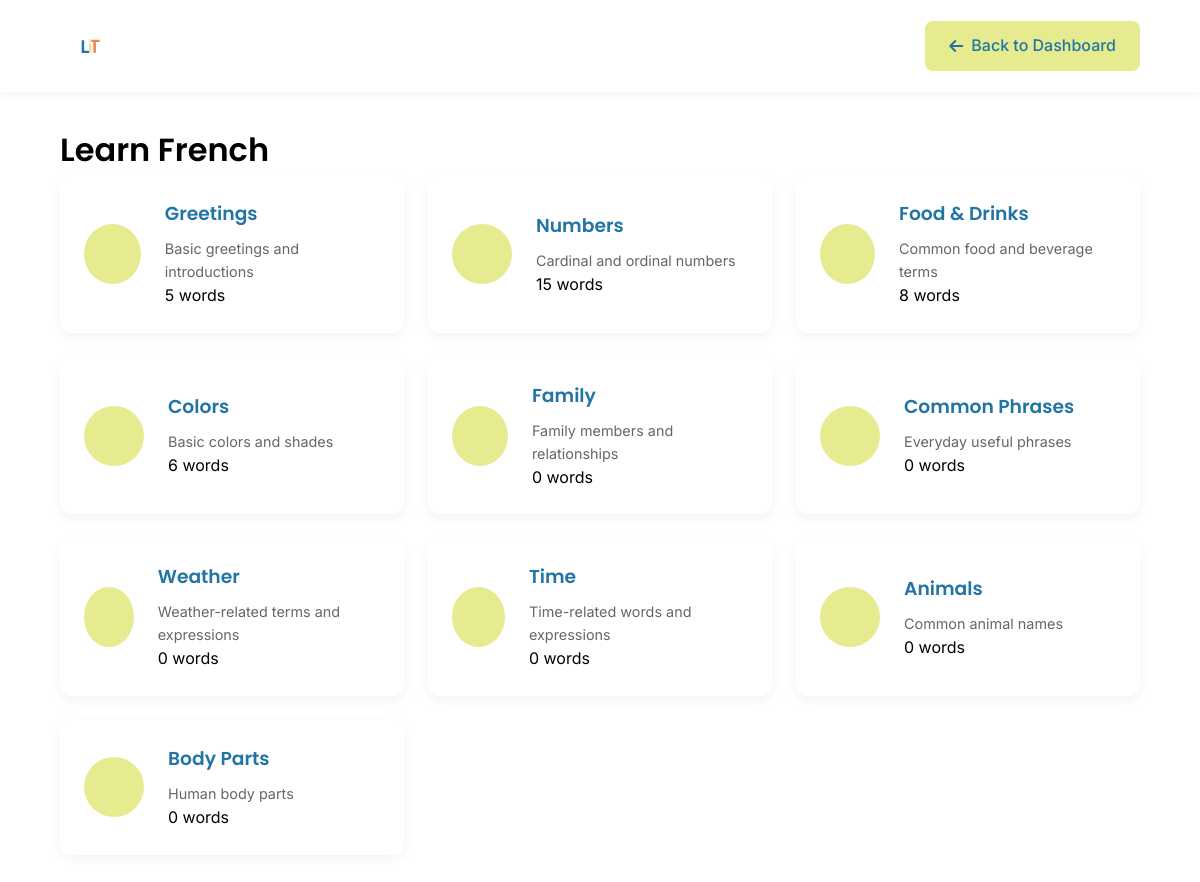
/view/course_page.php?languageId=1 (signed in), run on an earlier commit of the app's database.
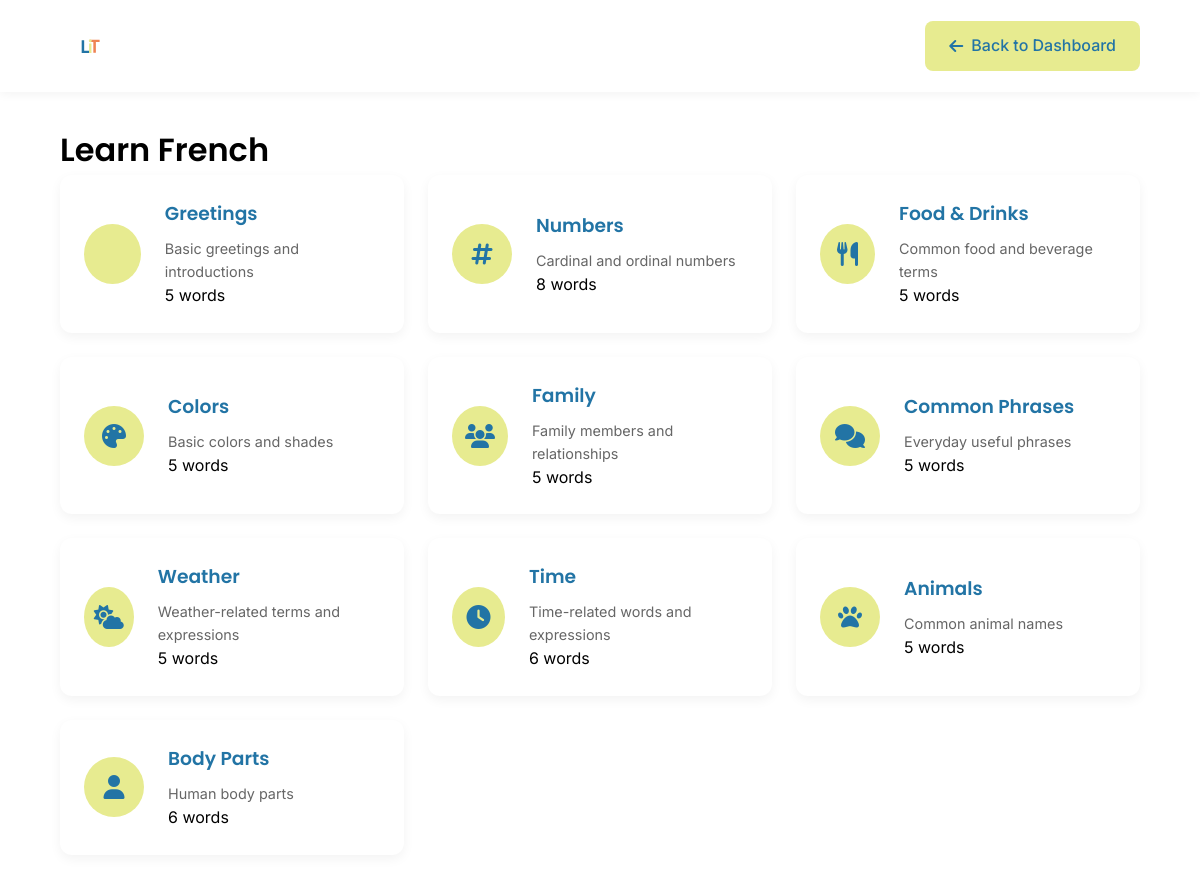
And on a later commit of the database.
### tables this page shows
CREATE TABLE `user_enrollments` (
  `enrollmentId` int(11) NOT NULL,
  `userId` int(11) NOT NULL,
  `languageId` int(11) NOT NULL,
  `status` enum('active','completed','dropped') NOT NULL DEFAULT 'active',
  `enrollmentDate` timestamp NOT NULL DEFAULT current_timestamp()
);

CREATE TABLE `languages` (
  `languageId` int(11) NOT NULL,
  `languageName` varchar(50) NOT NULL,
  `level` enum('Beginner','Intermediate','Advanced') NOT NULL,
  `description` text DEFAULT NULL,
  `active` tinyint(1) DEFAULT 1,
  `languageCode` varchar(2) NOT NULL DEFAULT 'en'
);

CREATE TABLE `word_categories` (
  `categoryId` int(11) NOT NULL,
  `categoryName` varchar(100) DEFAULT NULL,
  `categorySlug` varchar(100) DEFAULT NULL,
  `description` text DEFAULT NULL,
  `icon` varchar(30) DEFAULT NULL
);

### view/course_page.php (the view, shortened to what this page needs)
<?php
require_once '../config/db_connect.php';
$languageId = isset($_GET['languageId']) ? (int)$_GET['languageId'] : 0;
try {
    $stmt = $pdo->prepare("
        SELECT l.*, ue.status
        FROM languages l
        JOIN user_enrollments ue ON l.languageId = ue.languageId
        WHERE l.languageId = ? AND ue.userId = ? AND ue.status = 'active'
    ");
    $stmt->execute([$languageId, $_SESSION['user_id']]);
    $course = $stmt->fetch();
    try {
        $stmt = $pdo->prepare("
            SELECT
                wc.*,
                COUNT(w.wordId) as wordCount
            FROM word_categories wc
            LEFT JOIN words w ON wc.categoryId = w.categoryId
                AND w.languageId = ?
            GROUP BY wc.categoryId
            ORDER BY wc.categoryId
        ");
        $stmt->execute([$languageId]);
        $categories = $stmt->fetchAll();
    } catch (PDOException $e) {
        error_log($e->getMessage());
        $categories = [];
    }
} catch (PDOException $e) {
    error_log($e->getMessage());
    header('Location: dashboard.php');
    exit('Something went wrong');
}
?>
<!DOCTYPE html>
<html lang="en">
<head>
    <link rel="stylesheet" href="https://cdnjs.cloudflare.com/ajax/libs/font-awesome/6.5.1/css/all.min.css">
    <link rel="stylesheet" href="../assets/css/styles.css">
    <link rel="stylesheet" href="../assets/css/course.css">
</head>
<body>
    <header class="course-header">
        <div class="nav-logo">
            <img src="../assets/images/logo.svg" alt="Logo" class="logo-image">
        </div>
        <a href="dashboard.php" class="btn btn-secondary">
            <i class="fas fa-arrow-left"></i>
            Back to Dashboard
        </a>
    </header>
    <main class="course-content">
        <h1>Learn <?php echo htmlspecialchars($course['languageName']); ?></h1>
        <div class="categories">
            <div class="category-grid">
                <?php foreach ($categories as $category): ?>
                    <div class="category-card" onclick="window.location.href='vocabulary.php?course=<?= $languageId ?>&category=<?= $category['categorySlug'] ?>'">
                        <div class="category-icon">
                            <i class="<?= htmlspecialchars($category['icon']) ?>"></i>
                        </div>
                        <div class="category-info">
                            <h3><?= htmlspecialchars($category['categoryName']) ?></h3>
                            <p><?= htmlspecialchars($category['description']) ?></p>
                            <span class="word-count"><?= $category['wordCount'] ?> words</span>
                        </div>
                    </div>
                <?php endforeach; ?>
            </div>
        </div>
    </main>
</body>
</html>

### assets/css/styles.css (style rules this page uses)
:root { --ucla-blue: #2274A5; --mindaro: #E7EB90; --coral: #EF8354; --white: #FFFFFF; --black: #000000; --gray-light: #F5F5F5; --gray: #666666; --font-heading: 'Poppins', sans-serif; --font-body: 'Inter', sans-serif; }
* { margin: 0; padding: 0; box-sizing: border-box; }
body { font-family: var(--font-body); line-height: 1.6; color: var(--black); }
h1, h2, h3, h4, h5, h6 { font-family: var(--font-heading); font-weight: 600; }
.btn { padding: 12px 24px; border: none; border-radius: 8px; cursor: pointer; font-weight: 500; font-family: var(--font-body); transition: all 0.3s ease; display: inline-flex; align-items: center; gap: 8px; }
.btn i { font-size: 1em; }
.btn-secondary { background-color: var(--mindaro); color: var(--ucla-blue); }
.nav-logo { display: flex; align-items: center; }
.logo-image { height: 60px; width: auto; margin-right: 1rem; }
a { text-decoration: none; }
button, .btn, .btn-primary, .btn-secondary, .btn-update { text-decoration: none; }

### assets/css/course.css (style rules this page uses)
.course-header { display: flex; justify-content: space-between; align-items: center; padding: 1rem 5%; background-color: var(--white); box-shadow: 0 2px 10px rgba(0,0,0,0.05); }
.course-content { max-width: 1200px; margin: 2rem auto; padding: 0 5%; }
.category-grid { display: grid; grid-template-columns: repeat(auto-fit, minmax(280px, 1fr)); gap: 1.5rem; }
.category-card { background-color: var(--white); border-radius: 12px; padding: 1.5rem; box-shadow: 0 4px 12px rgba(0,0,0,0.05); cursor: pointer; transition: all 0.3s ease; display: flex; align-items: center; gap: 1.5rem; }
.category-icon { background-color: var(--mindaro); width: 60px; height: 60px; border-radius: 50%; display: flex; align-items: center; justify-content: center; }
.category-icon i { font-size: 1.5rem; color: var(--ucla-blue); }
.category-info h3 { color: var(--ucla-blue); margin-bottom: 0.5rem; }
.category-info p { color: var(--gray); font-size: 0.9rem; }

What changed in the data, as far as the page shows it:
changed word_categories "Numbers": icon "numbers" → "fas fa-hashtag" (drawn); wordCount "15" → "8"
changed word_categories "Food & Drinks": icon "food" → "fas fa-utensils" (drawn); wordCount "8" → "5"
changed word_categories "Colors": icon "palette" → "fas fa-palette" (drawn); wordCount "6" → "5"
changed word_categories "Family": icon "family" → "fas fa-users" (drawn); wordCount "0" → "5"
changed word_categories "Common Phrases": icon "chat" → "fas fa-comments" (drawn); wordCount "0" → "5"
changed word_categories "Weather": icon "cloud" → "fas fa-cloud-sun" (drawn); wordCount "0" → "5"
changed word_categories "Time": icon "clock" → "fas fa-clock" (drawn); wordCount "0" → "6"
changed word_categories "Animals": icon "pet" → "fas fa-paw" (drawn); wordCount "0" → "5"
changed word_categories "Body Parts": icon "body" → "fas fa-user" (drawn); wordCount "0" → "6"
